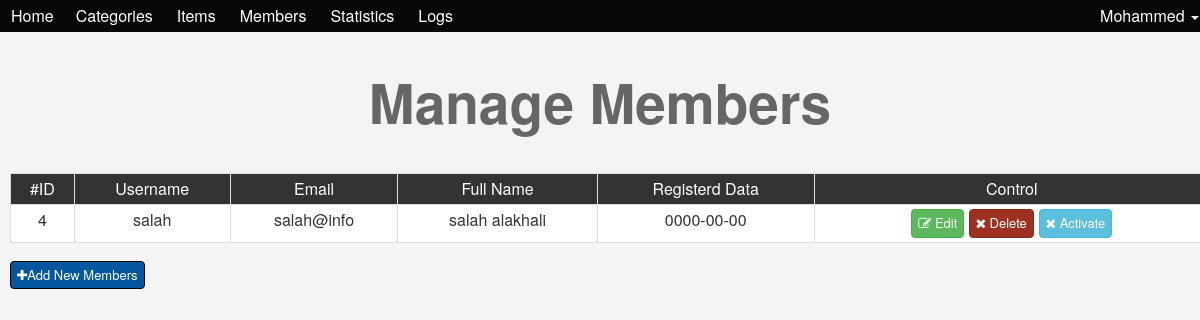
/admin/members.php?do=Manage&page=Pending (signed in), run on the app's committed database.
### tables this page shows
CREATE TABLE `users` (
  `UserID` int(11) NOT NULL,
  `Username` varchar(255) NOT NULL,
  `Password` varchar(255) NOT NULL,
  `Email` varchar(255) NOT NULL,
  `FullName` varchar(255) NOT NULL,
  `GroupID` int(11) NOT NULL DEFAULT 0,
  `TrustStatus` int(11) NOT NULL DEFAULT 0,
  `RegStatus` int(11) NOT NULL DEFAULT 0,
  `Date` date NOT NULL
);

### admin/members.php (the view, shortened to what this page needs)
<?php
    if(isset($_SESSION['Username'])){
        include 'init.php';
        $do = isset($_GET['do']) ? $_GET['do'] : 'Manage' ;
        if($do == 'Manage') {
          $query = '';
          if(isset($_GET['page']) && $_GET['page'] == 'Pending'){
            $query = 'AND RegStatus = 0';
          }
          $stmt = $con->prepare("SELECT * FROM users WHERE GroupID != 1 $query");
          $stmt->execute();
          $rows = $stmt->fetchAll();
          ?>
           <h1 class="text-center h">Manage Members</h1>
            <div class="container">
              <div class="table-responsive">
                <table class="main-table text-center table table-bordered">
            <tr>
              <td>#ID</td>
              <td>Username</td>
              <td>Email</td>
              <td>Full Name</td>
              <td>Registerd Data</td>
              <td>Control</td>
            </tr>
          <?php
          foreach($rows as $row){
            echo "<tr>" ;
                echo "<td>" . $row['UserID'] ."</td>";
                echo "<td>" . $row['Username'] ."</td>";
                echo "<td>" . $row['Email'] ."</td>";
                echo "<td>" . $row['FullName'] ."</td>";
                echo "<td>" . $row['Date']."</td>";
                echo "<td>
                <a href='members.php?do=Edit&userid=". $row['UserID']."' class='btn btn-success confirm'><i class='fa fa-edit'></i>  Edit</a>
                <a href='members.php?do=Delete&userid=". $row['UserID']."' class='btn btn-danger confirm'><i class='fa fa-close'></i> Delete</a>";
                    if($row['RegStatus'] ==  0){
                      echo "<a href='members.php?do=Activate&userid=". $row['UserID']."'class='btn btn-info activate'><i class='fa fa-close'></i> Activate</a>";
                    }
                echo "</td>";
            echo "</tr>";
          }
          ?>
            </table>
            </div>
            <a href="members.php?do=Add" style="background-color: #04569f;" class="btn btn-primary"> <i class="fa fa-plus"></i>Add New Members</a>
            </div>
     <?php   }
        include 'includes/templates/footer.php';
    }else {
        header('Location: index.php');
        exit();
    }
?>

### admin/layout/css/backend.css (style rules this page uses)
body { background-color: #F4F4F4; font-size: 16px; }
body { background-color: #F4F4F4; }

### admin/members.php (style rules this page uses)
.main-table td { background-color:#FFF; }
.main-table tr:first-child td { background-color:#333; color: #FFF; }
h1 { font-size: 55px; margin: 40px 0; font-weight:bold; color:#666; }
.main-table tr:first-child td { background-color: #333 ; color: #FFF ; }
.activate { margin-left:5px; }

### data on the page
users: UserID "4", Username "salah", Email "salah@info", FullName "salah alakhali", Date "0000-00-00"

### other printed values
lang('HOME_ADMIN') "Home"
lang('CATEGORIES') "Categories"
lang('ITEMS') "Items"
lang('MEMBERS') "Members"
lang('STATISTICS') "Statistics"
lang('LOGS') "Logs"
